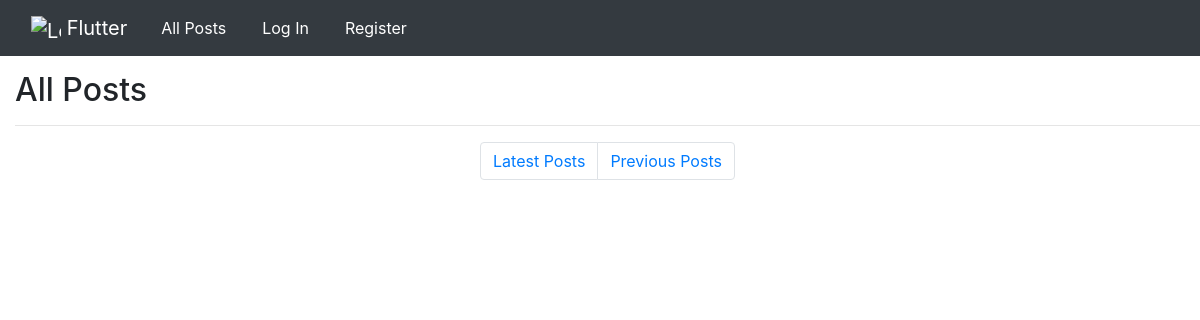
The app's page /, older data.
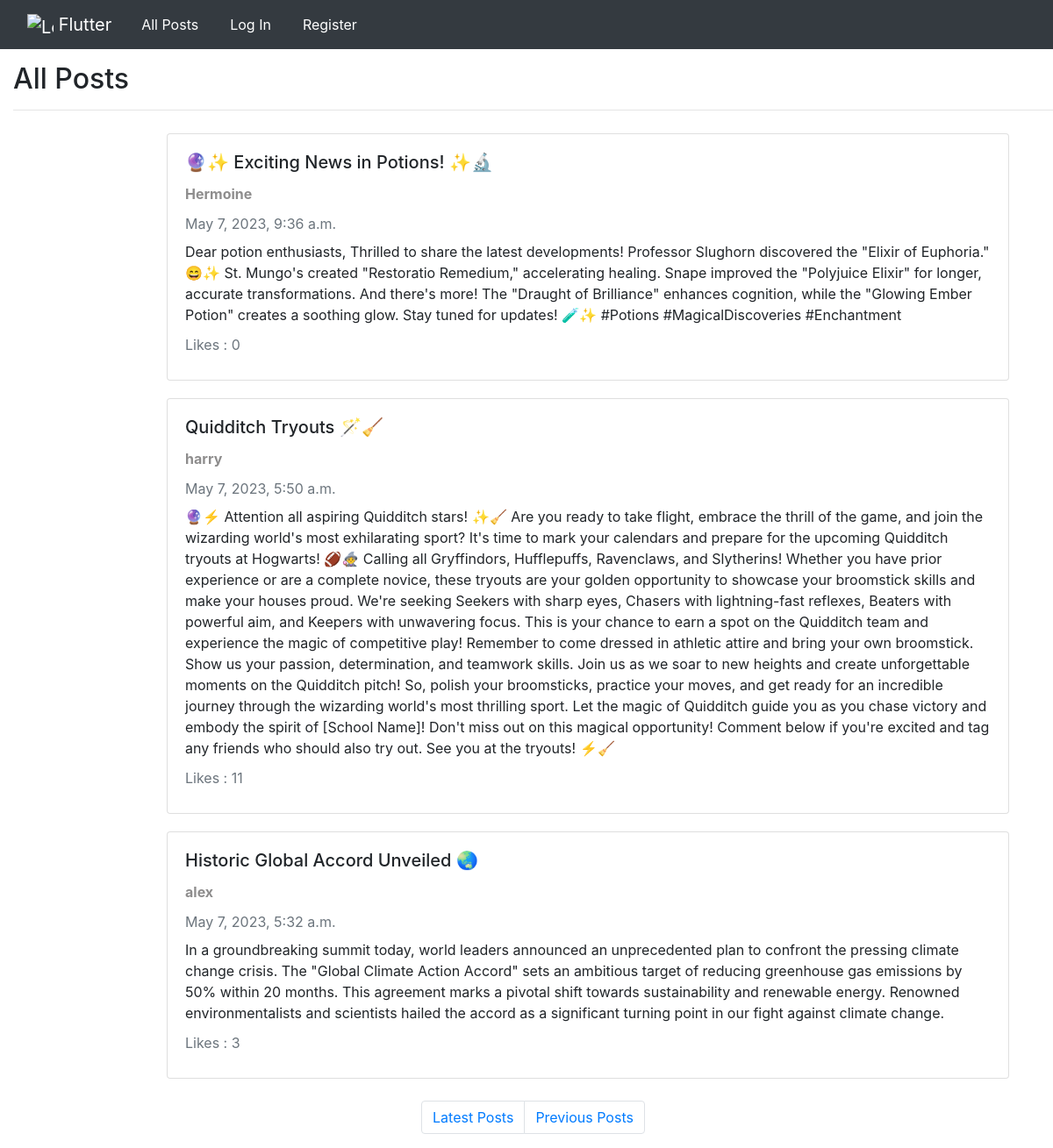
The same page, newer data.
### network/models.py (models this page shows, shortened)
class Post(models.Model):
    user= models.ForeignKey(User, on_delete=models.CASCADE)
    title = models.CharField(max_length=64)
    description = models.TextField(max_length=2000)
    timestamp = models.DateTimeField(auto_now_add=True)
    likes = models.IntegerField(default=0)

class User(AbstractUser):
    followers = models.ManyToManyField('self', related_name='following', symmetrical=False, blank=True)

### network/views.py (the view)
# urls.py: path("", views.index, name="index"),
def index(request):
    post = Post.objects.all()
    posts = post.order_by("-timestamp").all()
    paginator = Paginator(posts, 8) # Show 8 posts per page.
    page_number = 1
    if request.method =="POST":
        page_number_next = request.POST['page']
        if page_number_next == "Next":
            page_number += 1
        if page_number_next == "Previous":
            page_number = 1
    page_obj = paginator.get_page(page_number)
    query= page_obj.object_list
    return render(request, 'network/index.html', { "posts" : query})

### network/templates/network/index.html (shortened to what this page needs)
{% extends "network/layout.html" %}
{%load static%}
{% block body %}
<div class="blockbody">
    <h2>
        All Posts
    </h2>
    <hr>
</div>
{% for i in posts%}
<div class="cards">
    <div class="card" style="width: 60rem;">
        <div class="card-body">
          <h5 class="card-title">{{i.title}}</h5>
          <a href="{% url 'profile' i.user.username %}" style="color: rgb(142, 141, 141);"> <strong>{{i.user.username}}</strong></a>
          <p class="card-subtitle mb-2 text-muted">{{i.timestamp}}</p>
          <p class="card-text">{{i.description}}</p>
          <p class="card-subtitle mb-2 text-muted">Likes : {{i.likes}}</p>
        </div>
      </div>
</div>
{% endfor %}
<div class="blockbody">
  <form action="{% url 'index'%}" method="post">
  <nav aria-label="Page navigation example">
    <ul class="pagination justify-content-center">
      <li class="page-item">
        <button class="page-link" type="submit" value="Previous" name="page">Latest Posts</button>
      </li>
      <li class="page-item">
        <button class="page-link" type="submit" value="Next" name="page">Previous Posts</button>
      </li>
    </ul>
  </nav>
</form>
</div>
{% endblock %}

### network/templates/network/layout.html (shortened to what this page needs)
{% load static %}
<!DOCTYPE html>
<html lang="en">
    <head>
        <link rel="stylesheet" href="https://stackpath.bootstrapcdn.com/bootstrap/4.4.1/css/bootstrap.min.css">
        <link href="{% static 'network/styles.css' %}" rel="stylesheet">
    </head>
    <body style="background-image: url(https://mcdn.wallpapersafari.com/medium/27/32/jt4AoG.jpg);">
        <nav class="navbar navbar-expand-lg bg-dark">
            <div class="container-fluid">
                <a class="navbar-brand" href="{% url 'index'%}">
                    <img src="https://getbootstrap.com/docs/5.3/assets/brand/bootstrap-logo-shadow.png" alt="Logo" width="30" height="24" class="d-inline-block align-text-top">
                    Flutter
                  </a>
              <div class="collapse navbar-collapse" id="navbarNav">
                <ul class="navbar-nav">
                  <li class="nav-item">
                    <a class="nav-link" href="{%url 'index'%}">All Posts</a>
                  </li>
                  {%if user.is_authenticated%}
                  <li class="nav-item">
                    <a class="nav-link" href="{% url 'new_post'%}">Create New Post</a>
                  </li>
                  <li class="nav-item">
                    <a class="nav-link" href="">Following</a>
                  </li>
                  <li class="nav-item">
                    <a class="nav-link" href="{% url 'logout' %}">Logout</a>
                  </li>
                  {%else%}
                  <li class="nav-item">
                    <a class="nav-link" href="{% url 'login' %}">Log In</a>
                  </li>
                  <li class="nav-item">
                    <a class="nav-link" href="{% url 'register' %}">Register</a>
                  </li>
                  {%endif%}
                </ul>
              </div>
            </div>
          </nav>
        <div class="body">
            {% block body %}
            {% endblock %}
        </div>
    </body>
</html>

### network/static/network/styles.css (style rules this page uses)
a { color: white; text-decoration: none; }
.blockbody { margin-left: 15px; margin-top: 15px; }
.cards { margin: auto; width: 70%; padding: 10px; }
.navbar ul li { padding: 0px 10px; }

Row changes from the older to the newer data that the page shows:
added Post: title "🔮✨ Exciting News in Potions! ✨🔬", user.username "Hermoine", timestamp "May 7, 2023, 9:36 a.m.", description "Dear potion enthusiasts, Thrilled to share the latest developments! Professor Slughorn discovered the \"Elixir of Euphoria.\" 😄✨ St. Mungo's created \"Restoratio Remedium,\" accelerating healing. Snape improved the \"Polyjuice Elixir\" for longer, accurate transformations. And there's more! The \"Draught of Brilliance\" enhances cognition, while the \"Glowing Ember Potion\" creates a soothing glow. Stay tuned for updates! 🧪✨ #Potions #MagicalDiscoveries #Enchantment", likes "0"
added Post: title "Quidditch Tryouts 🪄🧹", user.username "harry", timestamp "May 7, 2023, 5:50 a.m.", description "🔮⚡️ Attention all aspiring Quidditch stars! ✨🧹 Are you ready to take flight, embrace the thrill of the game, and join the wizarding world's most exhilarating sport? It's time to mark your calendars and prepare for the upcoming Quidditch tryouts at Hogwarts! 🏈🧙‍♀️ Calling all Gryffindors, Hufflepuffs, Ravenclaws, and Slytherins! Whether you have prior experience or are a complete novice, these tryouts are your golden opportunity to showcase your broomstick skills and make your houses proud. We're seeking Seekers with sharp eyes, Chasers with lightning-fast reflexes, Beaters with powerful aim, and Keepers with unwavering focus. This is your chance to earn a spot on the Quidditch team and…", likes "11"
added Post: title "Historic Global Accord Unveiled 🌏", user.username "alex", timestamp "May 7, 2023, 5:32 a.m.", description "In a groundbreaking summit today, world leaders announced an unprecedented plan to confront the pressing climate change crisis. The \"Global Climate Action Accord\" sets an ambitious target of reducing greenhouse gas emissions by 50% within 20 months. This agreement marks a pivotal shift towards sustainability and renewable energy. Renowned environmentalists and scientists hailed the accord as a significant turning point in our fight against climate change.", likes "3"
